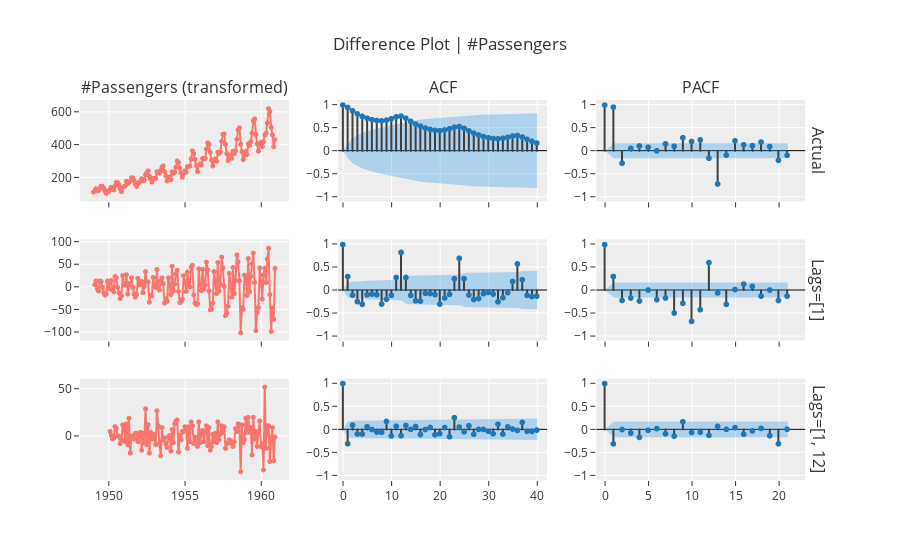

Notebook code for this chart:
### Markdown cell above
I will now perform differencing on this time series with both first difference, and first difference with seasonal difference.
First row: Original time series
Second row: First differencing
Third row: First difference with seasonal differencing

### Code cell
plot_model(plot='diff', data_kwargs={'lags_list': [[1], [1, 12]], 'acf': True, 'pacf':True}, fig_kwargs={'hoverinfo':'none'})
